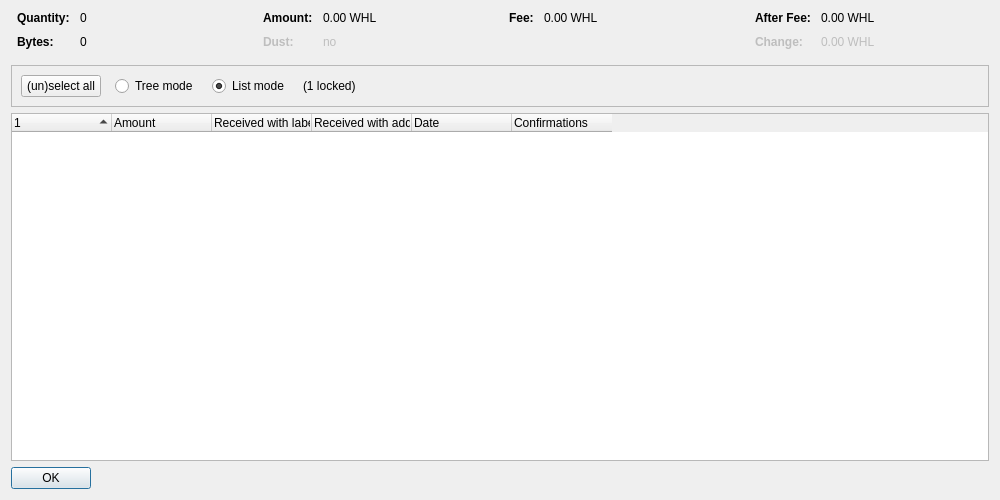
<?xml version="1.0" encoding="UTF-8"?>
<ui version="4.0">
 <class>CoinControlDialog</class>
 <widget class="QDialog" name="CoinControlDialog">
  <property name="geometry">
   <rect>
    <x>0</x>
    <y>0</y>
    <width>1000</width>
    <height>500</height>
   </rect>
  </property>
  <property name="windowTitle">
   <string>Coin Selection</string>
  </property>
  <layout class="QVBoxLayout" name="verticalLayout">
   <item>
    <layout class="QHBoxLayout" name="horizontalLayoutTop" stretch="0,0,0,0">
     <property name="topMargin">
      <number>0</number>
     </property>
     <property name="bottomMargin">
      <number>10</number>
     </property>
     <item>
      <layout class="QFormLayout" name="formLayoutCoinControl1">
       <property name="horizontalSpacing">
        <number>10</number>
       </property>
       <property name="verticalSpacing">
        <number>10</number>
       </property>
       <property name="leftMargin">
        <number>6</number>
       </property>
       <property name="rightMargin">
        <number>6</number>
       </property>
       <item row="0" column="0">
        <widget class="QLabel" name="labelCoinControlQuantityText">
         <property name="font">
          <font>
           <weight>75</weight>
           <bold>true</bold>
          </font>
         </property>
         <property name="text">
          <string>Quantity:</string>
         </property>
        </widget>
       </item>
       <item row="0" column="1">
        <widget class="QLabel" name="labelCoinControlQuantity">
         <property name="cursor">
          <cursorShape>IBeamCursor</cursorShape>
         </property>
         <property name="contextMenuPolicy">
          <enum>Qt::ActionsContextMenu</enum>
         </property>
         <property name="text">
          <string notr="true">0</string>
         </property>
         <property name="textInteractionFlags">
          <set>Qt::LinksAccessibleByMouse|Qt::TextSelectableByKeyboard|Qt::TextSelectableByMouse</set>
         </property>
        </widget>
       </item>
       <item row="1" column="0">
        <widget class="QLabel" name="labelCoinControlBytesText">
         <property name="font">
          <font>
           <weight>75</weight>
           <bold>true</bold>
          </font>
         </property>
         <property name="text">
          <string>Bytes:</string>
         </property>
        </widget>
       </item>
       <item row="1" column="1">
        <widget class="QLabel" name="labelCoinControlBytes">
         <property name="cursor">
          <cursorShape>IBeamCursor</cursorShape>
         </property>
         <property name="contextMenuPolicy">
          <enum>Qt::ActionsContextMenu</enum>
         </property>
         <property name="text">
          <string notr="true">0</string>
         </property>
         <property name="textInteractionFlags">
          <set>Qt::LinksAccessibleByMouse|Qt::TextSelectableByKeyboard|Qt::TextSelectableByMouse</set>
         </property>
        </widget>
       </item>
      </layout>
     </item>
     <item>
      <layout class="QFormLayout" name="formLayoutCoinControl2">
       <property name="horizontalSpacing">
        <number>10</number>
       </property>
       <property name="verticalSpacing">
        <number>10</number>
       </property>
       <property name="leftMargin">
        <number>6</number>
       </property>
       <property name="rightMargin">
        <number>6</number>
       </property>
       <item row="0" column="0">
        <widget class="QLabel" name="labelCoinControlAmountText">
         <property name="font">
          <font>
           <weight>75</weight>
           <bold>true</bold>
          </font>
         </property>
         <property name="text">
          <string>Amount:</string>
         </property>
        </widget>
       </item>
       <item row="0" column="1">
        <widget class="QLabel" name="labelCoinControlAmount">
         <property name="cursor">
          <cursorShape>IBeamCursor</cursorShape>
         </property>
         <property name="contextMenuPolicy">
          <enum>Qt::ActionsContextMenu</enum>
         </property>
         <property name="text">
          <string notr="true">0.00 WHL</string>
         </property>
         <property name="textInteractionFlags">
          <set>Qt::LinksAccessibleByMouse|Qt::TextSelectableByKeyboard|Qt::TextSelectableByMouse</set>
         </property>
        </widget>
       </item>
       <item row="1" column="0">
        <widget class="QLabel" name="labelCoinControlLowOutputText">
         <property name="enabled">
          <bool>false</bool>
         </property>
         <property name="font">
          <font>
           <weight>75</weight>
           <bold>true</bold>
          </font>
         </property>
         <property name="text">
          <string>Dust:</string>
         </property>
        </widget>
       </item>
       <item row="1" column="1">
        <widget class="QLabel" name="labelCoinControlLowOutput">
         <property name="enabled">
          <bool>false</bool>
         </property>
         <property name="cursor">
          <cursorShape>IBeamCursor</cursorShape>
         </property>
         <property name="contextMenuPolicy">
          <enum>Qt::ActionsContextMenu</enum>
         </property>
         <property name="text">
          <string notr="true">no</string>
         </property>
         <property name="textInteractionFlags">
          <set>Qt::LinksAccessibleByMouse|Qt::TextSelectableByKeyboard|Qt::TextSelectableByMouse</set>
         </property>
        </widget>
       </item>
      </layout>
     </item>
     <item>
      <layout class="QFormLayout" name="formLayoutCoinControl3">
       <property name="horizontalSpacing">
        <number>10</number>
       </property>
       <property name="verticalSpacing">
        <number>10</number>
       </property>
       <property name="leftMargin">
        <number>6</number>
       </property>
       <property name="rightMargin">
        <number>6</number>
       </property>
       <item row="0" column="0">
        <widget class="QLabel" name="labelCoinControlFeeText">
         <property name="font">
          <font>
           <weight>75</weight>
           <bold>true</bold>
          </font>
         </property>
         <property name="text">
          <string>Fee:</string>
         </property>
        </widget>
       </item>
       <item row="0" column="1">
        <widget class="QLabel" name="labelCoinControlFee">
         <property name="cursor">
          <cursorShape>IBeamCursor</cursorShape>
         </property>
         <property name="contextMenuPolicy">
          <enum>Qt::ActionsContextMenu</enum>
         </property>
         <property name="text">
          <string notr="true">0.00 WHL</string>
         </property>
         <property name="textInteractionFlags">
          <set>Qt::LinksAccessibleByMouse|Qt::TextSelectableByKeyboard|Qt::TextSelectableByMouse</set>
         </property>
        </widget>
       </item>
      </layout>
     </item>
     <item>
      <layout class="QFormLayout" name="formLayoutCoinControl4">
       <property name="horizontalSpacing">
        <number>10</number>
       </property>
       <property name="verticalSpacing">
        <number>10</number>
       </property>
       <property name="leftMargin">
        <number>6</number>
       </property>
       <property name="rightMargin">
        <number>6</number>
       </property>
       <item row="0" column="0">
        <widget class="QLabel" name="labelCoinControlAfterFeeText">
         <property name="font">
          <font>
           <weight>75</weight>
           <bold>true</bold>
          </font>
         </property>
         <property name="text">
          <string>After Fee:</string>
         </property>
        </widget>
       </item>
       <item row="0" column="1">
        <widget class="QLabel" name="labelCoinControlAfterFee">
         <property name="cursor">
          <cursorShape>IBeamCursor</cursorShape>
         </property>
         <property name="contextMenuPolicy">
          <enum>Qt::ActionsContextMenu</enum>
         </property>
         <property name="text">
          <string notr="true">0.00 WHL</string>
         </property>
         <property name="textInteractionFlags">
          <set>Qt::LinksAccessibleByMouse|Qt::TextSelectableByKeyboard|Qt::TextSelectableByMouse</set>
         </property>
        </widget>
       </item>
       <item row="1" column="0">
        <widget class="QLabel" name="labelCoinControlChangeText">
         <property name="enabled">
          <bool>false</bool>
         </property>
         <property name="font">
          <font>
           <weight>75</weight>
           <bold>true</bold>
          </font>
         </property>
         <property name="text">
          <string>Change:</string>
         </property>
        </widget>
       </item>
       <item row="1" column="1">
        <widget class="QLabel" name="labelCoinControlChange">
         <property name="enabled">
          <bool>false</bool>
         </property>
         <property name="cursor">
          <cursorShape>IBeamCursor</cursorShape>
         </property>
         <property name="contextMenuPolicy">
          <enum>Qt::ActionsContextMenu</enum>
         </property>
         <property name="text">
          <string notr="true">0.00 WHL</string>
         </property>
         <property name="textInteractionFlags">
          <set>Qt::LinksAccessibleByMouse|Qt::TextSelectableByKeyboard|Qt::TextSelectableByMouse</set>
         </property>
        </widget>
       </item>
      </layout>
     </item>
    </layout>
   </item>
   <item>
    <widget class="QFrame" name="frame">
     <property name="minimumSize">
      <size>
       <width>0</width>
       <height>40</height>
      </size>
     </property>
     <property name="frameShape">
      <enum>QFrame::StyledPanel</enum>
     </property>
     <property name="frameShadow">
      <enum>QFrame::Sunken</enum>
     </property>
     <layout class="QHBoxLayout" name="horizontalLayout">
      <item>
       <layout class="QHBoxLayout" name="horizontalLayoutPanel" stretch="0,0,0,0,0">
        <property name="spacing">
         <number>14</number>
        </property>
        <item>
         <widget class="QPushButton" name="pushButtonSelectAll">
          <property name="sizePolicy">
           <sizepolicy hsizetype="Maximum" vsizetype="Fixed">
            <horstretch>0</horstretch>
            <verstretch>0</verstretch>
           </sizepolicy>
          </property>
          <property name="text">
           <string>(un)select all</string>
          </property>
          <property name="autoDefault">
           <bool>false</bool>
          </property>
         </widget>
        </item>
        <item>
         <widget class="QRadioButton" name="radioTreeMode">
          <property name="sizePolicy">
           <sizepolicy hsizetype="Maximum" vsizetype="Fixed">
            <horstretch>0</horstretch>
            <verstretch>0</verstretch>
           </sizepolicy>
          </property>
          <property name="text">
           <string>Tree mode</string>
          </property>
         </widget>
        </item>
        <item>
         <widget class="QRadioButton" name="radioListMode">
          <property name="sizePolicy">
           <sizepolicy hsizetype="Maximum" vsizetype="Fixed">
            <horstretch>0</horstretch>
            <verstretch>0</verstretch>
           </sizepolicy>
          </property>
          <property name="text">
           <string>List mode</string>
          </property>
          <property name="checked">
           <bool>true</bool>
          </property>
         </widget>
        </item>
        <item>
         <widget class="QLabel" name="labelLocked">
          <property name="text">
           <string notr="true">(1 locked)</string>
          </property>
         </widget>
        </item>
        <item>
         <spacer name="horizontalSpacer">
          <property name="orientation">
           <enum>Qt::Horizontal</enum>
          </property>
          <property name="sizeHint" stdset="0">
           <size>
            <width>40</width>
            <height>20</height>
           </size>
          </property>
         </spacer>
        </item>
       </layout>
      </item>
     </layout>
    </widget>
   </item>
   <item>
    <widget class="CoinControlTreeWidget" name="treeWidget">
     <property name="contextMenuPolicy">
      <enum>Qt::CustomContextMenu</enum>
     </property>
     <property name="sortingEnabled">
      <bool>false</bool>
     </property>
     <property name="columnCount">
      <number>6</number>
     </property>
     <attribute name="headerShowSortIndicator" stdset="0">
      <bool>true</bool>
     </attribute>
     <attribute name="headerStretchLastSection">
      <bool>false</bool>
     </attribute>
     <column>
      <property name="text">
       <string/>
      </property>
     </column>
     <column>
      <property name="text">
       <string>Amount</string>
      </property>
     </column>
     <column>
      <property name="text">
       <string>Received with label</string>
      </property>
     </column>
     <column>
      <property name="text">
       <string>Received with address</string>
      </property>
     </column>
     <column>
      <property name="text">
       <string>Date</string>
      </property>
     </column>
     <column>
      <property name="text">
       <string>Confirmations</string>
      </property>
      <property name="toolTip">
       <string>Confirmed</string>
      </property>
     </column>
     <column>
      <property name="text">
       <string/>
      </property>
     </column>
     <column>
      <property name="text">
       <string/>
      </property>
     </column>
     <column>
      <property name="text">
       <string/>
      </property>
     </column>
     <column>
      <property name="text">
       <string/>
      </property>
     </column>
    </widget>
   </item>
   <item>
    <widget class="QDialogButtonBox" name="buttonBox">
     <property name="sizePolicy">
      <sizepolicy hsizetype="Maximum" vsizetype="Fixed">
       <horstretch>0</horstretch>
       <verstretch>0</verstretch>
      </sizepolicy>
     </property>
     <property name="orientation">
      <enum>Qt::Horizontal</enum>
     </property>
     <property name="standardButtons">
      <set>QDialogButtonBox::Ok</set>
     </property>
    </widget>
   </item>
  </layout>
 </widget>
 <customwidgets>
  <customwidget>
   <class>CoinControlTreeWidget</class>
   <extends>QTreeWidget</extends>
   <header>qt/coincontroltreewidget.h</header>
  </customwidget>
 </customwidgets>
 <resources/>
 <connections/>
</ui>
